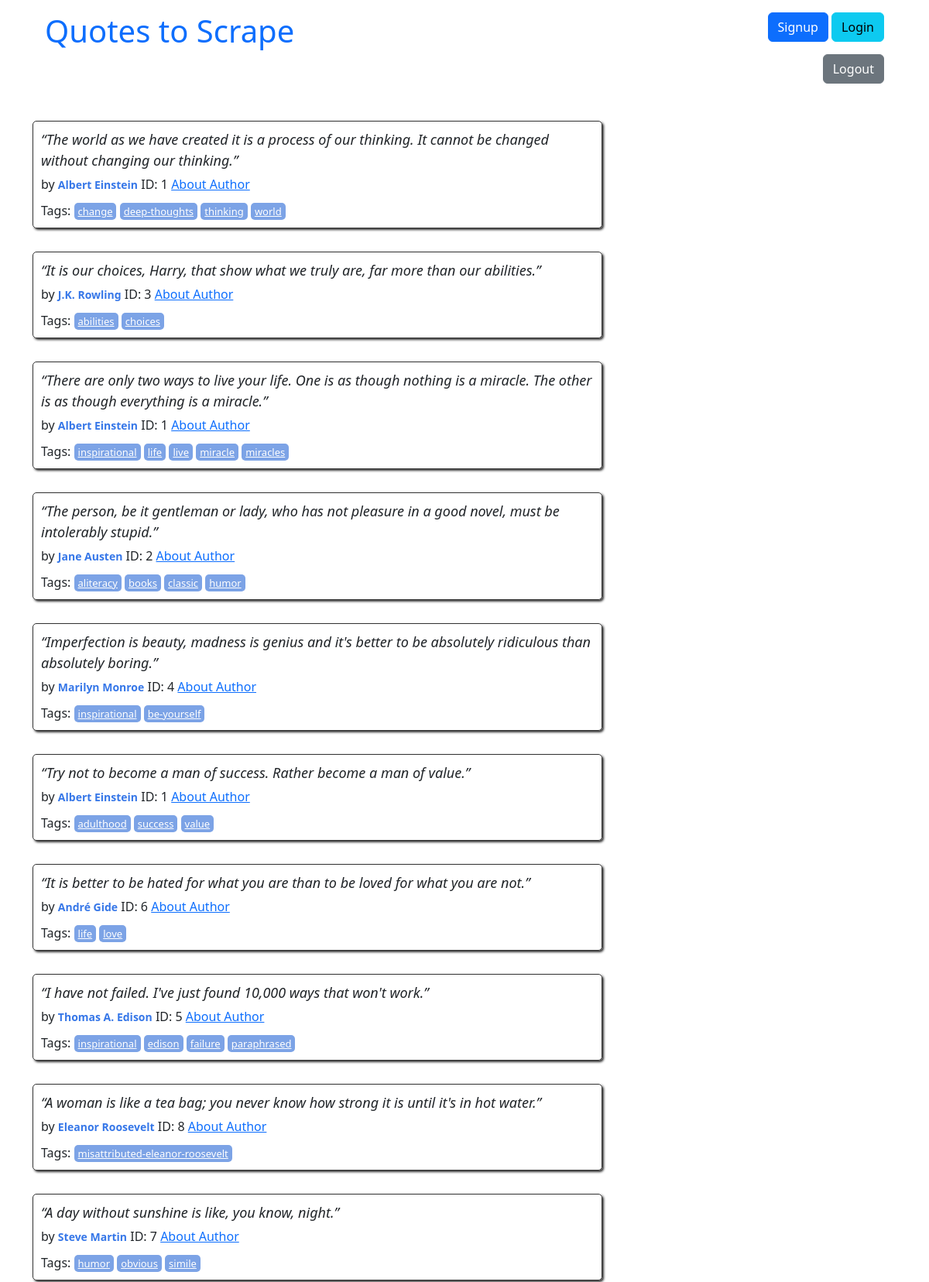
Page /quotes/quote_list/ (upper part) on the committed database.
### quotes/models.py (models this page shows, shortened)
class Quote(models.Model):
    quote = models.TextField()
    tags = models.ManyToManyField(Tag)
    author = models.ForeignKey(Author, on_delete=models.CASCADE, default=None,null=True)
    created_at = models.DateTimeField(auto_now_add=True)

class Author(models.Model):
    fullname = models.CharField(max_length=50)
    born_date = models.CharField(max_length=50)
    born_location = models.CharField(max_length=150)
    description = models.TextField()
    created_at = models.DateTimeField(auto_now_add=True)

class Tag(models.Model):
    name = models.CharField(max_length=30, null=False, unique=True)
    def __str__(self):
        return self.name

### quotes/views.py (the view)
# urls.py: path('quote_list/', views.QuoteListView.as_view(), name='quote_list'),  # Страница со списком цитат
class QuoteListView(View):
    template_name = 'quotes/quote_list.html'
    context_object_name = 'quotes'
    def get(self, request):
        search_query = request.GET.get('search', '')
        quotes = Quote.objects.select_related('author')
        if search_query:
            quotes = quotes.filter(quote__icontains=search_query)
        return render(request, self.template_name, {'quotes': quotes, 'search_query': search_query})

### quotes/templates/quotes/quote_list.html (shortened to what this page needs)
{% extends 'quotes/base.html' %}
{% load extract %}
{% block content %}
<div class="row">
    <div class="col-md-8">
        {% for quote in quotes %}
        <div class="quote" itemscope="" itemtype="http://schema.org/CreativeWork">
            <span class="text" itemprop="text">
                {{ quote.quote }}
            </span>
            <span>by <small class="author" itemprop="author">{{ quote.author.fullname }}</small>
            <span>ID: {{ quote.author.pk }}</span>
            <a href="{% url 'quotes:author_detail' pk=quote.author.pk %}">About Author</a>
                <div class="tags">
                Tags:
                {% for tag in quote.tags.all %}
                <a class="tag" href="/tag/{{ tag }}">{{ tag }}</a>
                {% endfor %}
            </div>
        </div>
        {% endfor %}
    </div>
</div>
{% endblock %}

### quotes/static/quotes/style.css (style rules this page uses)
.quote { padding: 10px; margin-bottom: 30px; border: 1px solid #333333; border-radius: 5px; box-shadow: 2px 2px 3px #333333; }
.quote span.text { display: block; margin-bottom: 5px; font-size: large; font-style: italic; }
.quote small.author { font-weight: bold; color: #3677E8; }
.quote .tags { margin-top: 10px; }
.tag { padding: 2px 5px; border-radius: 5px; color: white; font-size: small; background-color: #7CA3E6; }

### rows in the picture
Quote: quote "“The world as we have created it is a process of our thinking. It cannot be changed without changing our thinking.”", author.fullname "Albert Einstein", author.pk "1"
Tag: name "change"
Tag: name "deep-thoughts"
Tag: name "thinking"
Tag: name "world"
Quote: quote "“It is our choices, Harry, that show what we truly are, far more than our abilities.”", author.fullname "J.K. Rowling", author.pk "3"
Tag: name "abilities"
Tag: name "choices"
Quote: quote "“There are only two ways to live your life. One is as though nothing is a miracle. The other is as though everything is a miracle.”", author.fullname "Albert Einstein", author.pk "1"
Tag: name "inspirational"
Tag: name "life"
Tag: name "live"
Tag: name "miracle"
Tag: name "miracles"
Quote: quote "“The person, be it gentleman or lady, who has not pleasure in a good novel, must be intolerably stupid.”", author.fullname "Jane Austen", author.pk "2"
Tag: name "aliteracy"
Tag: name "books"
Tag: name "classic"
Tag: name "humor"
Quote: quote "“Imperfection is beauty, madness is genius and it's better to be absolutely ridiculous than absolutely boring.”", author.fullname "Marilyn Monroe", author.pk "4"
Tag: name "be-yourself"
Quote: quote "“Try not to become a man of success. Rather become a man of value.”", author.fullname "Albert Einstein", author.pk "1"
Tag: name "adulthood"
Tag: name "success"
Tag: name "value"
Quote: quote "“It is better to be hated for what you are than to be loved for what you are not.”", author.fullname "André Gide", author.pk "6"
Tag: name "love"
Quote: quote "“I have not failed. I've just found 10,000 ways that won't work.”", author.fullname "Thomas A. Edison", author.pk "5"
Tag: name "edison"
Tag: name "failure"
Tag: name "paraphrased"
Quote: quote "“A woman is like a tea bag; you never know how strong it is until it's in hot water.”", author.fullname "Eleanor Roosevelt", author.pk "8"
Tag: name "misattributed-eleanor-roosevelt"
Quote: quote "“A day without sunshine is like, you know, night.”", author.fullname "Steve Martin", author.pk "7"
Tag: name "obvious"
Tag: name "simile"
